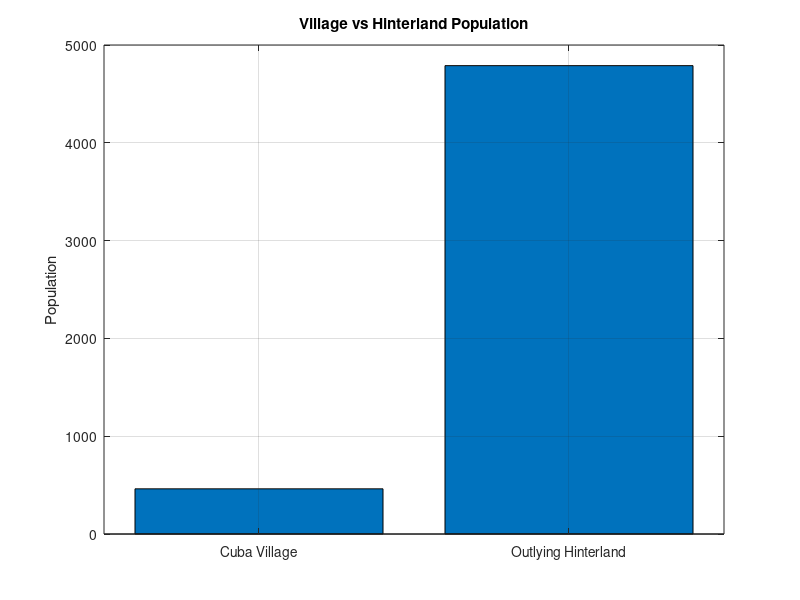
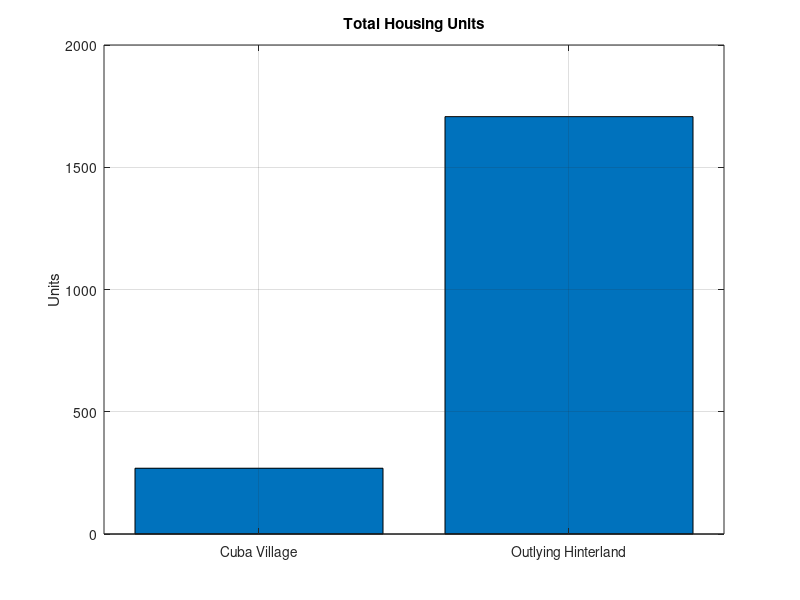
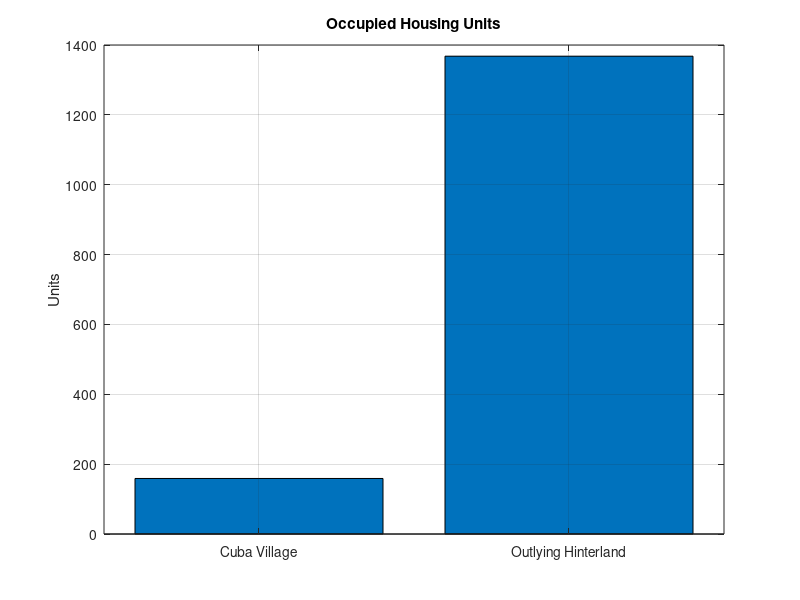
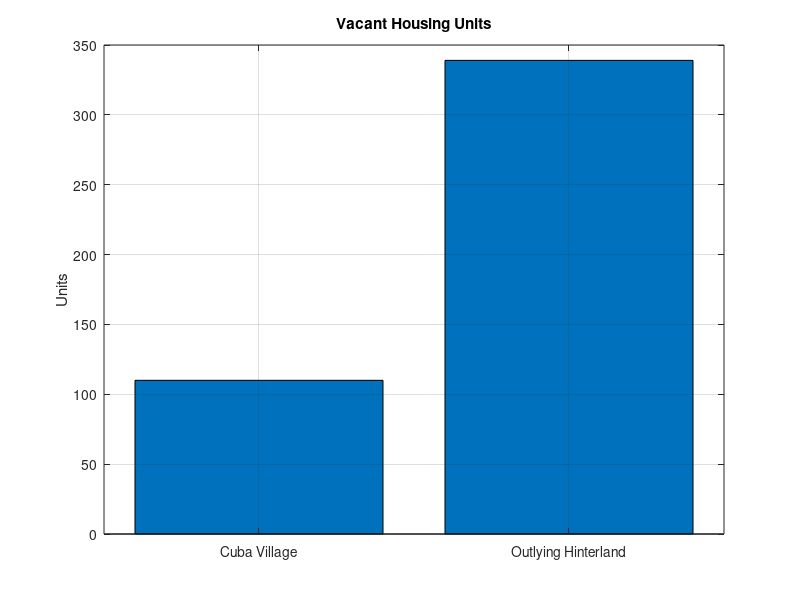

Reproduce these figures in MATLAB, in order. (Note: this script raises an error after producing the figures.)
population = [462 4789]; 

figure 

bar(population) 

title('Village vs Hinterland Population') 

ylabel('Population') 

xticklabels({'Cuba Village','Outlying Hinterland'}) 

grid on 

 

housingUnits = [269 1707]; 

figure 

bar(housingUnits) 

title('Total Housing Units') 

ylabel('Units') 

xticklabels({'Cuba Village','Outlying Hinterland'}) 

grid on 

 

occupied = [159 1368]; 

figure 

bar(occupied) 

title('Occupied Housing Units') 

ylabel('Units') 

xticklabels({'Cuba Village','Outlying Hinterland'}) 

grid on 

 

vacant = [110 339]; 

figure 

bar(vacant) 

title('Vacant Housing Units') 

ylabel('Units') 

xticklabels({'Cuba Village','Outlying Hinterland'}) 

grid on 

 

vacancyRate = [40.9 19.9]; 

figure 

bar(vacancyRate) 

title('Gross Housing Vacancy Rate') 

ylabel('Percent') 

xticklabels({'Cuba Village','Outlying Hinterland'}) 

grid on 

 

income = [58750 29850]; 

figure 

bar(income) 

title('Median Household Income') 

ylabel('Income ($)') 

xticklabels({'Cuba Village','Outlying Hinterland'}) 

grid on 

 

meanIncome = [70094 42237]; 

figure 

bar(meanIncome) 

title('Mean Household Income') 

ylabel('Income ($)') 

xticklabels({'Cuba Village','Outlying Hinterland'}) 

grid on 

 

perCapita = [24855 13755]; 

figure 

bar(perCapita) 

title('Per Capita Income') 

ylabel('Income ($)') 

xticklabels({'Cuba Village','Outlying Hinterland'}) 

grid on 

 

poverty = [22.5 39.3]; 

figure 

bar(poverty) 

title('Individual Poverty Rate') 

ylabel('Percent') 

xticklabels({'Cuba Village','Outlying Hinterland'}) 

grid on 

 

homeValue = [150700 68500]; 

figure 

bar(homeValue) 

title('Median Owner Occupied Home Value') 

ylabel('Value ($)') 

xticklabels({'Cuba Village','Outlying Hinterland'}) 

grid on 

 

shares = [8.8 13.6 10.4 10.9 8.2]; 

figure 

bar(shares) 

xticklabels({ 

'Population' 

'Housing Units' 

'Occupied Units' 

'Owner HH' 

'Renter HH' 

}) 

title('Village Share of ZIP Code') 

ylabel('Percent of Entire ZIP') 

grid on 

 

tenure = [135 24; 

      	1099 269]; 

figure 

bar(tenure','stacked') 

legend('Owner','Renter') 

xticklabels({ 

'Cuba Village' 

'Hinterland' 

}) 

title('Owner vs Renter Households') 

ylabel('Households') 

grid on 

 

tiledlayout(2,2) 

nexttile 

bar(income) 

title('Median Income') 

nexttile 

bar(homeValue) 

title('Home Value') 

nexttile 

bar(vacancyRate) 

title('Vacancy Rate') 

nexttile 

bar(poverty) 

title('Poverty Rate') 

 

villageShare = 8.8; 

hinterlandShare = 91.2; 

figure 

pie([villageShare hinterlandShare]) 

legend('Cuba Village','Outlying Hinterland') 

title('Population Share of ZIP 87013') 
